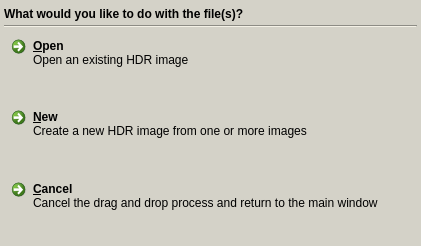
<ui version="4.0" >
 <class>DnDOption</class>
 <widget class="QDialog" name="DnDOption" >
  <property name="windowModality" >
   <enum>Qt::WindowModal</enum>
  </property>
  <property name="geometry" >
   <rect>
    <x>0</x>
    <y>0</y>
    <width>421</width>
    <height>246</height>
   </rect>
  </property>
  <property name="sizePolicy" >
   <sizepolicy vsizetype="Preferred" hsizetype="Preferred" >
    <horstretch>0</horstretch>
    <verstretch>0</verstretch>
   </sizepolicy>
  </property>
  <property name="windowTitle" >
   <string>Drag and Drop</string>
  </property>
  <property name="windowIcon" >
   <iconset resource="../icons.qrc" >
    <normaloff>:/new/prefix1/images/draganddrop.png</normaloff>:/new/prefix1/images/draganddrop.png</iconset>
  </property>
  <property name="styleSheet" >
   <string notr="true" >background-color:rgb(212,210,200)</string>
  </property>
  <property name="modal" >
   <bool>true</bool>
  </property>
  <layout class="QVBoxLayout" name="verticalLayout" >
   <property name="spacing" >
    <number>1</number>
   </property>
   <property name="margin" >
    <number>4</number>
   </property>
   <item>
    <widget class="QLabel" name="label" >
     <property name="maximumSize" >
      <size>
       <width>16777215</width>
       <height>20</height>
      </size>
     </property>
     <property name="font" >
      <font>
       <weight>50</weight>
       <bold>false</bold>
       <kerning>false</kerning>
      </font>
     </property>
     <property name="text" >
      <string>&lt;b>What would you like to do with the file(s)?&lt;/b></string>
     </property>
    </widget>
   </item>
   <item>
    <widget class="Line" name="line" >
     <property name="orientation" >
      <enum>Qt::Horizontal</enum>
     </property>
    </widget>
   </item>
   <item>
    <widget class="QCommandLinkButton" name="btnOpenHDR" >
     <property name="text" >
      <string>&amp;Open</string>
     </property>
     <property name="icon" >
      <iconset resource="../icons.qrc" >
       <normaloff>:/new/prefix1/images/fileopen.png</normaloff>:/new/prefix1/images/fileopen.png</iconset>
     </property>
     <property name="iconSize" >
      <size>
       <width>36</width>
       <height>36</height>
      </size>
     </property>
     <property name="description" >
      <string>Open an existing HDR image</string>
     </property>
    </widget>
   </item>
   <item>
    <widget class="QCommandLinkButton" name="btnCreateNewHDR" >
     <property name="text" >
      <string>&amp;New</string>
     </property>
     <property name="icon" >
      <iconset resource="../icons.qrc" >
       <normaloff>:/new/prefix1/images/newfile.png</normaloff>:/new/prefix1/images/newfile.png</iconset>
     </property>
     <property name="iconSize" >
      <size>
       <width>36</width>
       <height>36</height>
      </size>
     </property>
     <property name="description" >
      <string>Create a new HDR image from one or more images</string>
     </property>
    </widget>
   </item>
   <item>
    <widget class="QCommandLinkButton" name="btnCancel" >
     <property name="text" >
      <string>&amp;Cancel</string>
     </property>
     <property name="icon" >
      <iconset resource="../icons.qrc" >
       <normaloff>:/new/prefix1/images/cancel.png</normaloff>:/new/prefix1/images/cancel.png</iconset>
     </property>
     <property name="iconSize" >
      <size>
       <width>36</width>
       <height>36</height>
      </size>
     </property>
     <property name="description" >
      <string>Cancel the drag and drop process and return to the main window</string>
     </property>
    </widget>
   </item>
  </layout>
 </widget>
 <resources>
  <include location="../icons.qrc" />
 </resources>
 <connections/>
</ui>
